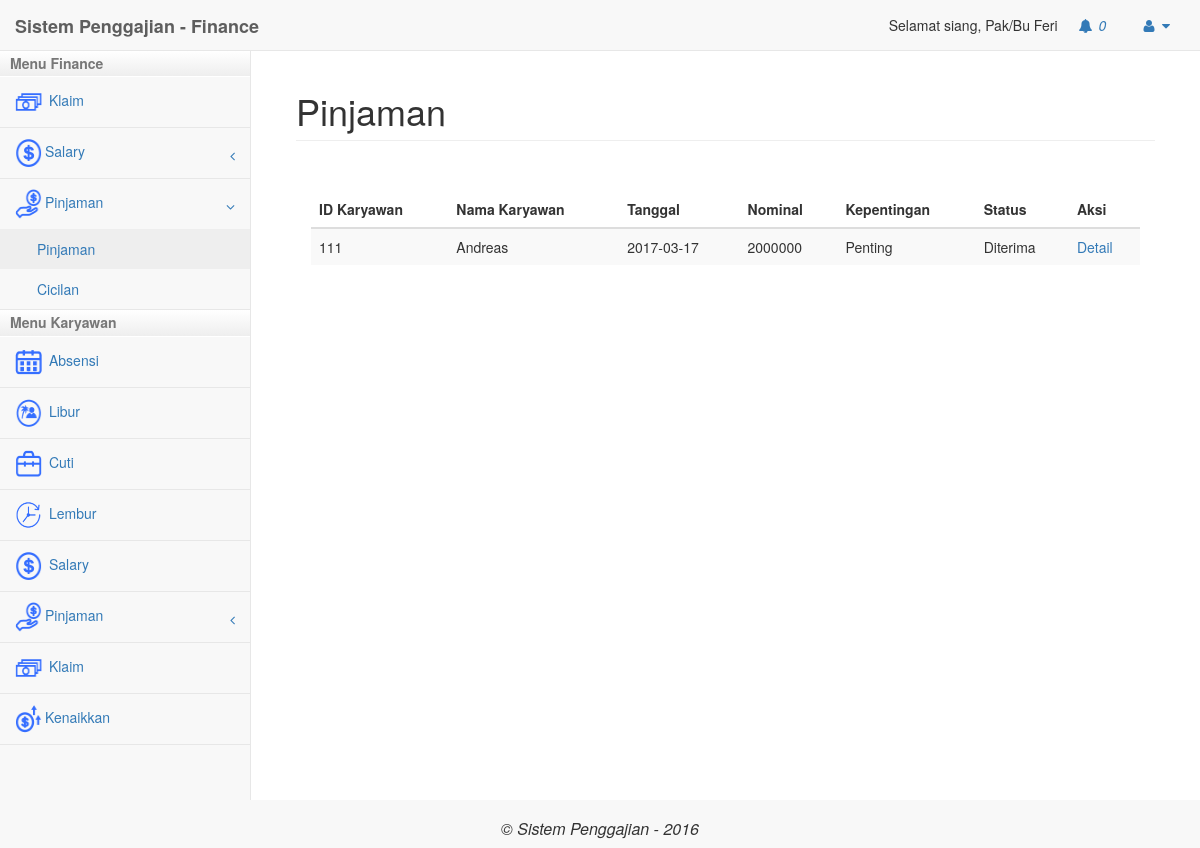
The app's page /payroll/index.php?modul=pinjaman (signed in) with its own data.
### tables this page shows
CREATE TABLE `user` (
  `Id_User` int(11) NOT NULL,
  `Email` varchar(50) NOT NULL,
  `Password` varchar(30) NOT NULL,
  `Tgl_Lahir` date NOT NULL,
  `Nama` text NOT NULL,
  `status` varchar(20) NOT NULL,
  `Tgl_Join` date NOT NULL,
  `Jabatan` varchar(20) NOT NULL,
  `id_divisi` int(11) NOT NULL,
  `no_rekening` varchar(20) NOT NULL,
  `cabang` varchar(50) NOT NULL,
  `Level` int(11) NOT NULL,
  `gaji_pokok` int(11) NOT NULL,
  `tipe` varchar(50) NOT NULL,
  `tanggungan` int(3) NOT NULL
);

CREATE TABLE `pinjaman` (
  `id` int(11) NOT NULL,
  `id_karyawan` int(11) NOT NULL,
  `id_divisi` int(11) NOT NULL,
  `cabang` varchar(50) NOT NULL,
  `level` int(11) NOT NULL,
  `tanggal` date NOT NULL,
  `jml_pinjam` int(11) NOT NULL,
  `jml_pinjam_diterima` int(11) NOT NULL,
  `sisa_pinjaman` int(11) NOT NULL,
  `status` varchar(20) NOT NULL,
  `presentase_angsuran` int(11) NOT NULL,
  `kepentingan` varchar(50) NOT NULL,
  `keterangan` text NOT NULL,
  `status_request` varchar(20) NOT NULL
);

### payroll/mod_pinjaman/pinjaman.php (the view, shortened to what this page needs)
<?php
	if(isset($_GET['act'])){
		$act = $_GET['act'];
	}else{
		$act="";
	}
require_once("../config/koneksi.php");
	switch($act){
		default:?>
			<div class="panel-body">
				<div class="table-responsive">
					<table class="table table-striped">
						<thead>
						<tr>
							<th>ID Karyawan</th>
							<th>Nama Karyawan</th>
							<th>Tanggal</th>
							<th>Nominal</th>
							<th>Kepentingan</th>
							<th>Status</th>
							<th>Aksi</th>
						</tr>
						</thead>
						<tbody>
			<?php
							$query = "SELECT * FROM pinjaman WHERE level ='1'";
							$hasil = mysqli_query($k, $query);
							while ($b = mysqli_fetch_assoc($hasil)){
								$query2 = mysqli_query($k,"SELECT * FROM user where Id_User = '".$b['id_karyawan']."'");
								$data_karyawan =  mysqli_fetch_assoc($query2);
							?>
								<tr>
									<td>
										<?php echo $b['id_karyawan']; ?>
									</td>
									<td>
										<?php echo $data_karyawan['Nama'];?>
									</td>
									<td>
										<?php echo $b['tanggal'];?>
									</td>
									<td>
										<?php echo $b['jml_pinjam'] ?>
									</td>
									<td>
										<?php echo $b['kepentingan'] ?>
									</td>
									<td>
										<?php echo $b['status_request'] ?>
									</td>
									<td><a href="?modul=pinjaman&act=detailPinjaman&id=<?php echo $b['id']; ?>">Detail</a></td>
								</tr>
						<?php
							}
						?>
							</tbody>
					</table>
				</div>
			</div>
	<?php
	break;
	}
?>

### payroll/index.php (shortened to what this page needs)
<?php
if(isset($_SESSION['login']) && $_SESSION['login'] == true){
	?>
	<?php
	require_once("../config/koneksi.php");
	$sql ="SELECT * FROM user WHERE Id_User=$_SESSION[id_karyawan]";
	$hasil2 = mysqli_query($k, $sql);
	$nama = mysqli_fetch_assoc($hasil2);
?>
<!DOCTYPE html>
<html lang="en">
<head>
    <link href="../libs/bower_components/bootstrap/dist/css/bootstrap.min.css" rel="stylesheet">
    <link href="../libs/bower_components/metisMenu/dist/metisMenu.min.css" rel="stylesheet">
    <link href="../libs/dist/css/sb-admin-2.css" rel="stylesheet">
    <link href="../libs/bower_components/font-awesome/css/font-awesome.min.css" rel="stylesheet" type="text/css">
<?php
	$id_karyawan = $_SESSION['id_karyawan'];
		$sql_notifikasi1 = mysqli_query($k,"SELECT * FROM notifikasi WHERE level = '4' AND divisi = '3' AND isRead = 'n'");
		$sql_notifikasi2 = mysqli_query($k,"SELECT * FROM notifikasi WHERE id_penerima = '$id_karyawan' AND isRead = 'n'");
?>
</head>
<body>
    <div id="wrapper">
        <nav class="navbar navbar-default navbar-static-top" role="navigation" style="margin-bottom: 0">
            <div class="navbar-header">
                <a class="navbar-brand" href="index.php"><b>Sistem Penggajian - Finance</b></a>
            </div>
            <ul class="nav navbar-top-links navbar-right">
				<?php echo "Selamat siang, Pak/Bu ".$nama['Nama'];?>
                  <li class="dropdown" onclick="notif()">
                    <a class="dropdown-toggle" data-toggle="dropdown" href="#">
                        <i class="fa fa-bell fa-fw"></i>
							<i id="cekNotif"><?php echo mysqli_num_rows($sql_notifikasi1)+mysqli_num_rows($sql_notifikasi2); ?></i>
                    </a>
                </li>
                <li class="dropdown">
                    <a class="dropdown-toggle" data-toggle="dropdown" href="#">
                        <i class="fa fa-user fa-fw"></i>  <i class="fa fa-caret-down"></i>
                    </a>
                </li>
            </ul>
<div class="navbar-default sidebar" role="navigation">
                <div class="sidebar-nav navbar-collapse">
                    <div id="accordion">
					<h2>Menu Finance</h2>
						<div class="isi">
						<ul class="nav" id="side-menu">
							<li>
								<a href="?modul=klaim"><span class="icon-navigasi"><img src="../libs/images/icon-klaim.png" class=""/></span> Klaim</a>
							</li>
							<li>
								<a href="#"><span class="icon-navigasi"><img src="../libs/images/icon-salary.png" class=""/></span><span class="fa arrow" style="top:11px;position:relative;"></span>Salary</a>
							</li>
							<li>
								<a href="#"><span class="icon-navigasi"><img src="../libs/images/icon-loan.png" class=""/></span><span class="fa arrow" style="top:11px;position:relative;"></span>Pinjaman</a>
									<ul class="nav nav-second-level collapse" aria-expanded="false">
										<li><a href="?modul=pinjaman">Pinjaman</a></li>
										<li><a href="?modul=cicilan">Cicilan</a></li>
									</ul>
							</li>
						</ul>
						</div>
					<h2>Menu Karyawan</h2>
						<div class="isi">
							<ul class="nav" id="side-menu">
							<li>
									<a href="?modul=karyawanAbsensi"><span class="icon-navigasi"><img src="../libs/images/icon-absensi.png" class=""/></span> Absensi</a>
								</li>
								<li>
									<a href="?modul=karyawanLibur"><span class="icon-navigasi"><img src="../libs/images/icon-libur.png" class=""/></span> Libur</a>
								</li>
								<li>
									<a href="?modul=karyawanCuti"><span class="icon-navigasi"><img src="../libs/images/icon-cuti.png" class=""/></span> Cuti</a>
								</li>
								<li>
									<a href="?modul=karyawanLembur"><span class="icon-navigasi"><img src="../libs/images/icon-lembur.png" class=""/></span> Lembur</a>
								</li>
								<li>
									<a href="?modul=karyawanSalary"><span class="icon-navigasi"><img src="../libs/images/icon-salary.png" class=""/></span> Salary</a>
								</li>
								<li>
								<a href="#"><span class="icon-navigasi"><img src="../libs/images/icon-loan.png" class=""/></span><span class="fa arrow" style="top:11px;position:relative;"></span>Pinjaman</a>
							</li>
								<li>
									<a href="?modul=karyawanKlaim"><span class="icon-navigasi"><img src="../libs/images/icon-klaim.png" class=""/></span> Klaim</a>
								</li>
								<li>
									<a href="?modul=karyawanKenaikkan"><span class="icon-navigasi"><img src="../libs/images/icon-kenaikkan.png" class=""/></span>Kenaikkan </a>
								</li>
							</ul>
						</div>
					</div>
                </div>
            </div>
        </nav>
	<?php
	if(isset($_GET['modul'])){
		$modul = $_GET['modul'];
	}else{
		$modul="";
	}
?>
        <div id="page-wrapper">
            <div class="container-fluid">
                <div class="row">
                     <div class="col-lg-12">
                        <h1 class="page-header"><?php
							if($modul != ""){
								if($modul == "kenaikkan"){
									$judul = "Kenaikkan Gaji";
								}elseif($modul == "pinjaman"){
									$judul = "Pinjaman";
								}elseif($modul == "absensi"){
									$judul = "Absensi";
								}elseif($modul == "libur"){
									$judul = "Libur";
								}elseif($modul == "cuti"){
									$judul = "Cuti";
								}elseif($modul == "lembur"){
									$judul = "Lembur";
								}elseif($modul == "salary"){
									$judul = "Salary";
								}elseif($modul == "klaim"){
									$judul = "Klaim";
								}elseif($modul == "user"){
									$judul = "User";
								}elseif($modul == "penilaian"){
									$judul = "Penilaian";
								}elseif($modul == "karyawanPinjaman"){
									$judul = "Pinjaman - Karyawan";
								}elseif($modul == "karyawanKenaikkan"){
									$judul = "Kenaikkan Gaji - Karyawan";
								}elseif($modul == "karyawanKlaim"){
									$judul = "Klaim - Karyawan";
								}elseif($modul == "karyawanCuti"){
									$judul = "Cuti - Karyawan";
								}elseif($modul == "karyawanSalary"){
									$judul = "Salary - Karyawan";
								}elseif($modul == "karyawanLembur"){
									$judul = "Lembur - Karyawan";
								}elseif($modul == "karyawanLibur"){
									$judul = "Libur - Karyawan";
								}elseif($modul == "karyawanAbsensi"){
									$judul = "Absensi - Karyawan";
								}elseif($modul == "inputSalaryNonReguler"){
									$judul = "Salary Karyawan Non-Reguler";
								}elseif($modul == "notifikasi"){
									$judul = "Notifikasi";
								}elseif($modul == "profile"){
									$judul = "User Profile";
								}elseif($modul == "karyawanCicilan"){
									$judul = "Cicilan Pinjaman";
								}elseif($modul == "cicilan"){
									$judul = "Cicilan";
								}
							}else{
								$judul = "Dashboard";
								$modul = "dashboard";
							}
							echo $judul;
						?></h1>
                    </div>
				</div>
					<div class="row">
						<div class="panel-body">
<?php
switch($modul){
	?>
<?php
	case "pinjaman" :
		include "mod_pinjaman/pinjaman.php";
	break;
}
?>
                        </div>
                    </div>
            </div>
        </div>
			</div>
		<div class="navbar-header" style="width:100%">
            <h1 style="font-size: 16px; text-align: center;"><i>&copy; Sistem Penggajian - 2016</i> </h1>
        </div>
</body>
</html>
<?php
}
else{
	header("Location:../index.php");
}
?>

### payroll/index.php (style rules this page uses)
#accordion h2 { cursor: pointer; font-size: 14px; background: -webkit-linear-gradient(bottom, #eee, #fff) !important; padding: 5px 10px; margin: 0; border-bottom: 1px solid #fff; font-weight:bold; color: #777; }
#accordion h2.active { background: -webkit-linear-gradient(bottom, #eee, #fff); }
.icon-navigasi img { width: 30px; height: 30px; padding-right:3px; }

### records on screen
user: Nama "Feri"
pinjaman: id_karyawan "111", user.Nama "Andreas", tanggal "2017-03-17", jml_pinjam "2000000", kepentingan "Penting", status_request "Diterima"

### other values on screen
mysqli_num_rows($sql_notifikasi1)+mysqli_num_rows($sql_notifikasi2) "0"
$judul "Pinjaman"
